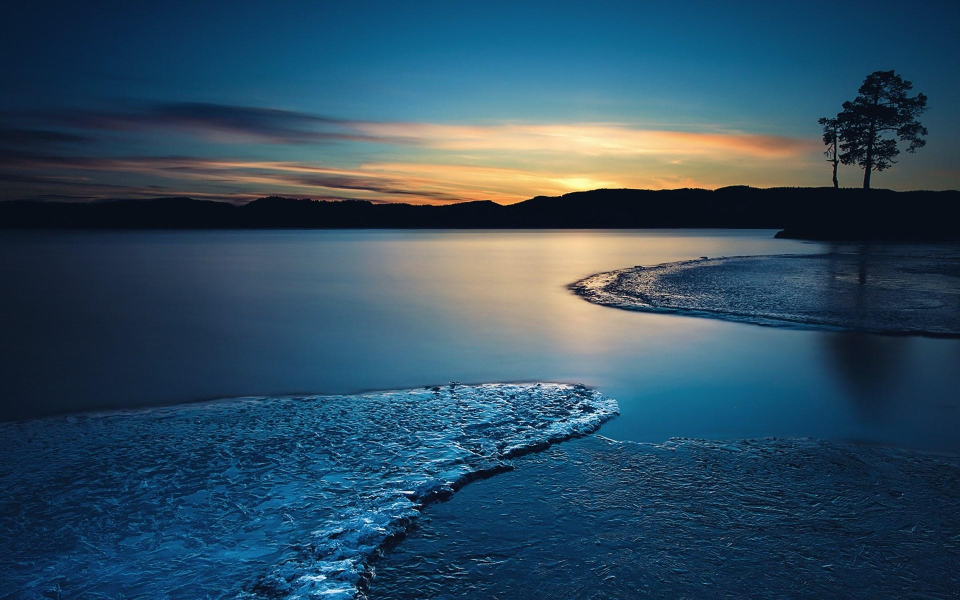
#> input picture 0005/img/0.jpg, 1920 x 1200 px (shown at 1/2 size); its folder holds only this picture in this run
$ python 0005.py
#> lines starting #> are read from the running program, lines starting #| are printed output that depends on the picture
# 0005
# 2018/07/24
# 你有一个目录，装了很多照片，把它们的尺寸变成都不大于 iPhone5 分辨率的大小。1136*640

__author__ = 'czhzz'

import os
import re
import glob
from PIL import Image

def thumbnail_img(path, result):
#> called with path = 'img/', result = 'result/'
  img_list = glob.glob(path+r'*.jpg')
  for img in img_list:
    image = Image.open(img)
#> image is the input picture: PIL image 1920x1200 RGB; mean R, G, B 47.5, 77, 96.9
    image.thumbnail((1136, 640))
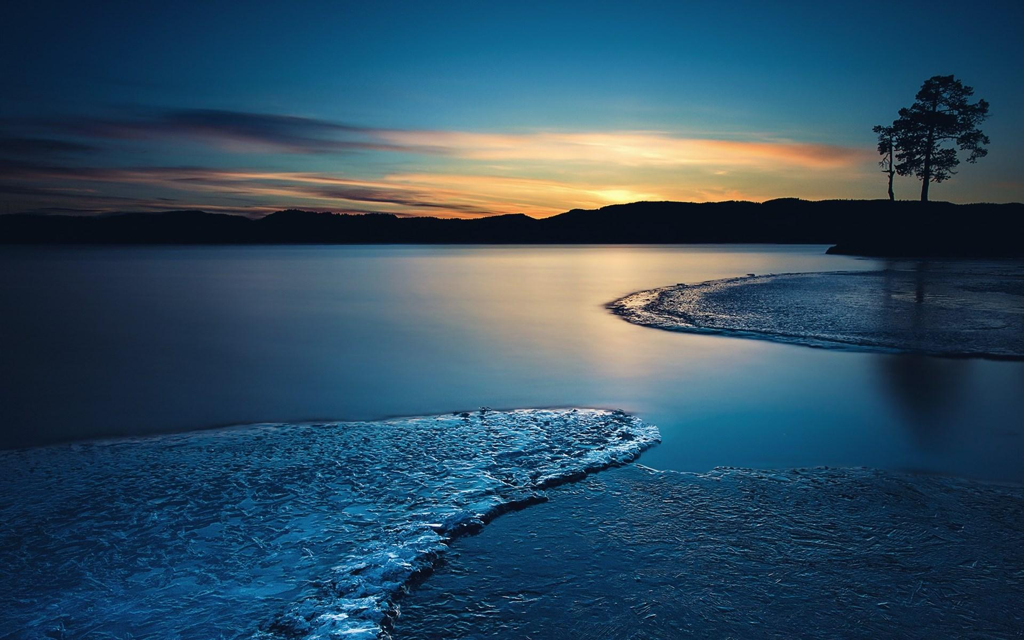
#> image: PIL image 1024x640 RGB; mean R, G, B 47.5, 77, 96.9
    print(image.format, image.size, image.mode)
#| JPEG (1024, 640) RGB
    img = os.path.basename(img)
    # img = re.search(r'(?<=\\).\.jpg', img).group()
    new_img = os.path.join(result, img)
    image.save(new_img, 'jpeg')


if __name__ == '__main__':
  filepath = 'img/'
  result = 'result/'
  if not os.path.exists(result):
    os.mkdir(result)
  thumbnail_img(filepath, result)
